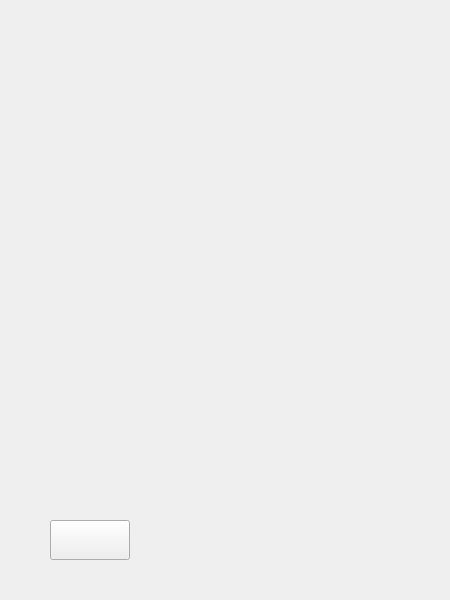
<?xml version="1.0" encoding="UTF-8"?>
<ui version="4.0">
 <class>Rule</class>
 <widget class="QWidget" name="Rule">
  <property name="geometry">
   <rect>
    <x>0</x>
    <y>0</y>
    <width>450</width>
    <height>600</height>
   </rect>
  </property>
  <property name="windowTitle">
   <string>Form</string>
  </property>
  <widget class="QPushButton" name="pushButton_return">
   <property name="geometry">
    <rect>
     <x>50</x>
     <y>520</y>
     <width>80</width>
     <height>40</height>
    </rect>
   </property>
   <property name="styleSheet">
    <string notr="true">QPushButton{border-image:url(:/Return/src/RETURN_W.png)}
QPushButton:hover{border-image:url(:/Return/src/RETURN_P.png) }
QPushButton:pressed{border-image:url(:/Return/src/RETURN_C.png) }</string>
   </property>
   <property name="text">
    <string/>
   </property>
  </widget>
 </widget>
 <resources/>
 <connections/>
</ui>
